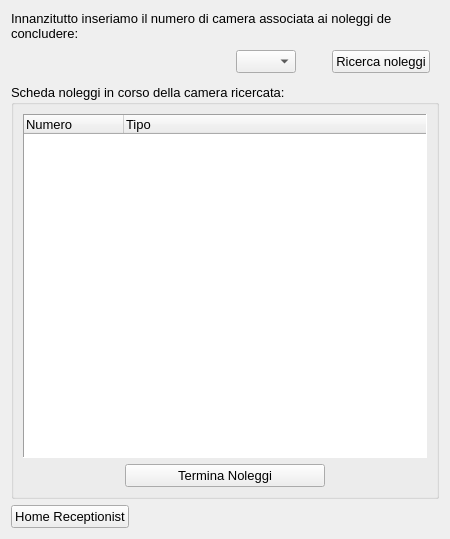
<?xml version="1.0" encoding="UTF-8"?>
<ui version="4.0">
 <class>mainWidget</class>
 <widget class="QWidget" name="mainWidget">
  <property name="geometry">
   <rect>
    <x>0</x>
    <y>0</y>
    <width>450</width>
    <height>539</height>
   </rect>
  </property>
  <property name="minimumSize">
   <size>
    <width>450</width>
    <height>500</height>
   </size>
  </property>
  <property name="font">
   <font>
    <family>Arial</family>
    <pointsize>10</pointsize>
   </font>
  </property>
  <property name="windowTitle">
   <string>Struttura Alberghiera</string>
  </property>
  <layout class="QVBoxLayout" name="verticalLayout">
   <item>
    <widget class="QLabel" name="label">
     <property name="sizePolicy">
      <sizepolicy hsizetype="Preferred" vsizetype="Fixed">
       <horstretch>0</horstretch>
       <verstretch>0</verstretch>
      </sizepolicy>
     </property>
     <property name="font">
      <font>
       <family>Arial</family>
       <pointsize>10</pointsize>
      </font>
     </property>
     <property name="text">
      <string>Innanzitutto inseriamo il numero di camera associata ai noleggi de concludere:</string>
     </property>
     <property name="wordWrap">
      <bool>true</bool>
     </property>
    </widget>
   </item>
   <item>
    <widget class="QWidget" name="widgetRicercaNoleggi" native="true">
     <property name="sizePolicy">
      <sizepolicy hsizetype="Preferred" vsizetype="Preferred">
       <horstretch>0</horstretch>
       <verstretch>0</verstretch>
      </sizepolicy>
     </property>
     <layout class="QHBoxLayout" name="horizontalLayout_2">
      <property name="topMargin">
       <number>3</number>
      </property>
      <property name="bottomMargin">
       <number>5</number>
      </property>
      <item>
       <spacer name="horizontalSpacer_14">
        <property name="orientation">
         <enum>Qt::Horizontal</enum>
        </property>
        <property name="sizeType">
         <enum>QSizePolicy::Expanding</enum>
        </property>
        <property name="sizeHint" stdset="0">
         <size>
          <width>160</width>
          <height>20</height>
         </size>
        </property>
       </spacer>
      </item>
      <item>
       <widget class="QComboBox" name="combobox">
        <property name="maximumSize">
         <size>
          <width>60</width>
          <height>16777215</height>
         </size>
        </property>
        <property name="maxVisibleItems">
         <number>20</number>
        </property>
       </widget>
      </item>
      <item>
       <spacer name="horizontalSpacer_15">
        <property name="orientation">
         <enum>Qt::Horizontal</enum>
        </property>
        <property name="sizeType">
         <enum>QSizePolicy::Fixed</enum>
        </property>
        <property name="sizeHint" stdset="0">
         <size>
          <width>30</width>
          <height>20</height>
         </size>
        </property>
       </spacer>
      </item>
      <item>
       <widget class="QPushButton" name="btnRicercaNoleggi">
        <property name="text">
         <string>Ricerca noleggi</string>
        </property>
       </widget>
      </item>
     </layout>
    </widget>
   </item>
   <item>
    <widget class="QGroupBox" name="groupbox">
     <property name="title">
      <string>Scheda noleggi in corso della camera ricercata:</string>
     </property>
     <layout class="QVBoxLayout" name="verticalLayout_4">
      <property name="topMargin">
       <number>9</number>
      </property>
      <item>
       <widget class="QTreeWidget" name="treewidget">
        <property name="frameShape">
         <enum>QFrame::Panel</enum>
        </property>
        <property name="selectionMode">
         <enum>QAbstractItemView::MultiSelection</enum>
        </property>
        <column>
         <property name="text">
          <string>Numero</string>
         </property>
        </column>
        <column>
         <property name="text">
          <string>Tipo</string>
         </property>
        </column>
       </widget>
      </item>
      <item alignment="Qt::AlignHCenter">
       <widget class="QPushButton" name="btnTerminaNoleggi">
        <property name="minimumSize">
         <size>
          <width>200</width>
          <height>0</height>
         </size>
        </property>
        <property name="text">
         <string>Termina Noleggi</string>
        </property>
       </widget>
      </item>
     </layout>
    </widget>
   </item>
   <item alignment="Qt::AlignLeft">
    <widget class="QPushButton" name="btnIndietro">
     <property name="text">
      <string>Home Receptionist</string>
     </property>
    </widget>
   </item>
  </layout>
 </widget>
 <resources/>
 <connections/>
</ui>
